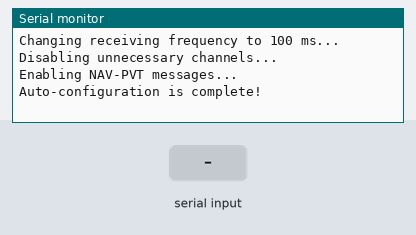
The sketch below on a simulated Arduino Mega 2560, built with avr-gcc and run on an emulated ATmega2560. Shown: the last lines printed to the serial monitor. Inputs (shaded band) come from the test bench.

Above: at 3.3 s.
3.4 s: "1" received over the second serial link
At 3.7 s:
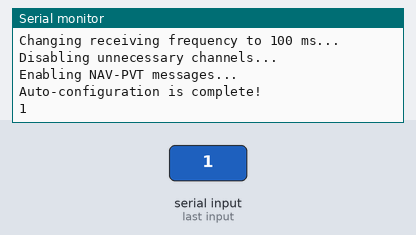
4.9 s: "0" received over the second serial link
At 6.1 s:
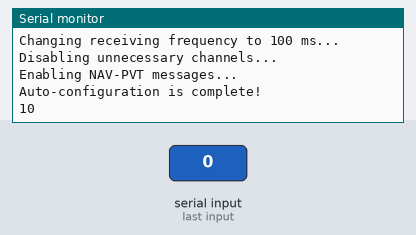
Timing chart, 0 to 7.9 s (numbered marks = the images above; inputs shaded):
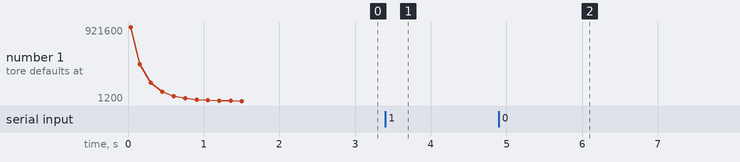

Measured:
- after the input at 3.4 s, the serial monitor: prints a new line at once (image 1)
- after the input at 4.9 s, the serial monitor: prints a new line at once (image 2)

The sketch:

setup_gps.ino.ino
```cpp
/**
 * The sketch restores the receiver default configuration and configure it to get NAV-PVT messages with 100 ms
 * frequency and 115200 baudrate. After the auto-configuration, it transmits the data from the receiver to the PC and
 * vice versa.
 *
 * u-blox NEO-7M - Arduino Mega
 * VCC - 5V
 * RX - TX3
 * TX - RX3
 * GND - GND
 */

#define PC_SERIAL   Serial
#define PC_BAUDRATE 9600L
#define GPS_SERIAL  Serial3

// Default baudrate is determined by the receiver manufacturer.
#define GPS_DEFAULT_BAUDRATE    9600L

// Wanted buadrate at the moment can be 9600L (not changed after defaults) or 115200L (changed by the
// `changeBaudrate()` function 115200 a prepared message).
#define GPS_WANTED_BAUDRATE     115200

// Array of possible baudrates that can be used by the receiver, sorted descending to prevent excess Serial flush/begin
// after restoring defaults. You can uncomment values that can be used by your receiver before the auto-configuration.
const long possibleBaudrates[] = {
    921600L,
    460800L,
    230400L,
    115200L,
    57600L,
    38400L,
    19200L,
    9600L,
    4800L,
    2400L,
    1200L
};

void setup()
{
    PC_SERIAL.begin(PC_BAUDRATE);
    PC_SERIAL.println("Starting auto-configuration...");

    // Restore the receiver default configuration
    for (byte i = 0; i < sizeof(possibleBaudrates) / sizeof(*possibleBaudrates); i++)
    {
        PC_SERIAL.print("Trying to restore defaults at ");
        PC_SERIAL.print(possibleBaudrates[i]);
        PC_SERIAL.println(" baudrate...");

        if (i != 0)
        {
            delay(100); // Little delay before flushing
            GPS_SERIAL.flush();
        }

        GPS_SERIAL.begin(possibleBaudrates[i]);
        restoreDefaults();
    }

    // Switch the receiver serial to the default baudrate
    if (possibleBaudrates[sizeof(possibleBaudrates) / sizeof(*possibleBaudrates) - 1] != GPS_DEFAULT_BAUDRATE)
    {
        PC_SERIAL.print("Switching to the default baudrate which is ");
        PC_SERIAL.print(GPS_DEFAULT_BAUDRATE);
        PC_SERIAL.println("...");

        delay(100); // Little delay before flushing
        GPS_SERIAL.flush();
        GPS_SERIAL.begin(GPS_DEFAULT_BAUDRATE);
    }

    // Disable NMEA messages by sending appropriate packets
    PC_SERIAL.println("Disabling NMEA messages...");
 //   disableNmea();

    // Switch the receiver serial to the wanted baudrate
    if (GPS_WANTED_BAUDRATE != GPS_DEFAULT_BAUDRATE)
    {
        PC_SERIAL.print("Switching receiver to the wanted baudrate which is ");
        PC_SERIAL.print(GPS_WANTED_BAUDRATE);
        PC_SERIAL.println("...");

        changeBaudrate();

        delay(100); // Little delay before flushing
        GPS_SERIAL.flush();
        GPS_SERIAL.begin(GPS_WANTED_BAUDRATE);
    }

    // Increase frequency to 100 ms
    PC_SERIAL.println("Changing receiving frequency to 100 ms...");
//    changeFrequency();

    // Disable unnecessary channels like SBAS or QZSS
    PC_SERIAL.println("Disabling unnecessary channels...");
//    disableUnnecessaryChannels();

    // Enable NAV-PVT messages
    PC_SERIAL.println("Enabling NAV-PVT messages...");
//    enableNavPvt();

    PC_SERIAL.println("Auto-configuration is complete!");

    delay(100); // Little delay before flushing
    GPS_SERIAL.flush();
}

// Send a packet to the receiver to restore default configuration
void restoreDefaults()
{
    // CFG-CFG packet
    byte packet[] = {
        0xB5, // sync char 1
        0x62, // sync char 2
        0x06, // class
        0x09, // id
        0x0D, // length
        0x00, // length
        0xFF, // payload
        0xFF, // payload
        0x00, // payload
        0x00, // payload
        0x00, // payload
        0x00, // payload
        0x00, // payload
        0x00, // payload
        0xFF, // payload
        0xFF, // payload
        0x00, // payload
        0x00, // payload
        0x17, // payload
        0x2F, // CK_A
        0xAE, // CK_B
    };

    sendPacket(packet, sizeof(packet));
}

// Send a set of packets to the receiver to disable NMEA messages
void disableNmea()
{
    // Array of two bytes for CFG-MSG packets payload
    byte messages[][2] = {
        {0xF0, 0x0A},
        {0xF0, 0x09},
        {0xF0, 0x00},
        {0xF0, 0x01},
        {0xF0, 0x0D},
        {0xF0, 0x06},
        {0xF0, 0x02},
        {0xF0, 0x07},
        {0xF0, 0x03},
        {0xF0, 0x04},
        {0xF0, 0x0E},
        {0xF0, 0x0F},
        {0xF0, 0x05},
        {0xF0, 0x08},
        {0xF1, 0x00},
        {0xF1, 0x01},
        {0xF1, 0x03},
        {0xF1, 0x04},
        {0xF1, 0x05},
        {0xF1, 0x06},
    };

    // CFG-MSG packet buffer
    byte packet[] = {
        0xB5, // sync char 1
        0x62, // sync char 2
        0x06, // class
        0x01, // id
        0x03, // length
        0x00, // length
        0x00, // payload (first byte from messages array element)
        0x00, // payload (second byte from messages array element)
        0x00, // payload (not changed in the case)
        0x00, // CK_A
        0x00, // CK_B
    };
    byte packetSize = sizeof(packet);

    // Offset to the place where payload starts
    byte payloadOffset = 6;

    // Iterate over the messages array
    for (byte i = 0; i < sizeof(messages) / sizeof(*messages); i++)
    {
        // Copy two bytes of payload to the packet buffer
        for (byte j = 0; j < sizeof(*messages); j++)
        {
            packet[payloadOffset + j] = messages[i][j];
        }

        // Set checksum bytes to the null
        packet[packetSize - 2] = 0x00;
        packet[packetSize - 1] = 0x00;

        // Calculate checksum over the packet buffer excluding sync (first two) and checksum chars (last two)
        for (byte j = 0; j < packetSize - 4; j++)
        {
            packet[packetSize - 2] += packet[2 + j];
            packet[packetSize - 1] += packet[packetSize - 2];
        }

        sendPacket(packet, packetSize);
    }
}

// Send a packet to the receiver to change baudrate to 115200
void changeBaudrate()
{
    // CFG-PRT packet
    byte packet[] = {
        0xB5, // sync char 1
        0x62, // sync char 2
        0x06, // class
        0x00, // id
        0x14, // length
        0x00, // length
        0x01, // payload
        0x00, // payload
        0x00, // payload
        0x00, // payload
        0xD0, // payload
        0x08, // payload
        0x00, // payload
        0x00, // payload
        0x00, // payload
        0xC2, // payload
        0x01, // payload
        0x00, // payload
        0x07, // payload
        0x00, // payload
        0x03, // payload
        0x00, // payload
        0x00, // payload
        0x00, // payload
        0x00, // payload
        0x00, // payload
        0xC0, // CK_A
        0x7E, // CK_B
    };

    sendPacket(packet, sizeof(packet));
}

// Send a packet to the receiver to change frequency to 100 ms
void changeFrequency()
{
    // CFG-RATE packet
    byte packet[] = {
        0xB5, // sync char 1
        0x62, // sync char 2
        0x06, // class
        0x08, // id
        0x06, // length
        0x00, // length
        0x64, // payload
        0x00, // payload
        0x01, // payload
        0x00, // payload
        0x01, // payload
        0x00, // payload
        0x7A, // CK_A
        0x12, // CK_B
    };

    sendPacket(packet, sizeof(packet));
}

// Send a packet to the receiver to disable unnecessary channels
void disableUnnecessaryChannels()
{
    // CFG-GNSS packet
    byte packet[] = {
        0xB5, // sync char 1
        0x62, // sync char 2
        0x06, // class
        0x3E, // id
        0x24, // length
        0x00, // length

        0x00, 0x00, 0x16, 0x04, 0x00, 0x04, 0xFF, 0x00, // payload
        0x01, 0x00, 0x00, 0x01, 0x01, 0x01, 0x03, 0x00, // payload
        0x00, 0x00, 0x00, 0x01, 0x05, 0x00, 0x03, 0x00, // payload
        0x00, 0x00, 0x00, 0x01, 0x06, 0x08, 0xFF, 0x00, // payload
        0x00, 0x00, 0x00, 0x01,                         // payload

        0xA4, // CK_A
        0x25, // CK_B
    };

    sendPacket(packet, sizeof(packet));
}

// Send a packet to the receiver to enable NAV-PVT messages
void enableNavPvt()
{
    // CFG-MSG packet
    byte packet[] = {
        0xB5, // sync char 1
        0x62, // sync char 2
        0x06, // class
        0x01, // id
        0x03, // length
        0x00, // length
        0x01, // payload
        0x07, // payload
        0x01, // payload
        0x13, // CK_A
        0x51, // CK_B
    };

    sendPacket(packet, sizeof(packet));
}

// Send the packet specified to the receiver
void sendPacket(byte *packet, byte len)
{
    for (byte i = 0; i < len; i++)
    {
        GPS_SERIAL.write(packet[i]);
    }

    printPacket(packet, len);
}

// Print the packet specified to the PC serial in a hexadecimal form
void printPacket(byte *packet, byte len)
{
    char temp[3];

    for (byte i = 0; i < len; i++)
    {
        sprintf(temp, "%.2X", packet[i]);
        PC_SERIAL.print(temp);

        if (i != len - 1)
        {
            PC_SERIAL.print(' ');
        }
    }

    PC_SERIAL.println();
}

// If there is a data from the receiver, read it and send to the PC or vice versa
void loop()
{
    if (GPS_SERIAL.available())
    {
        PC_SERIAL.write(GPS_SERIAL.read());
    }

    if (PC_SERIAL.available())
    {
        GPS_SERIAL.write(PC_SERIAL.read());
    }
}
```
